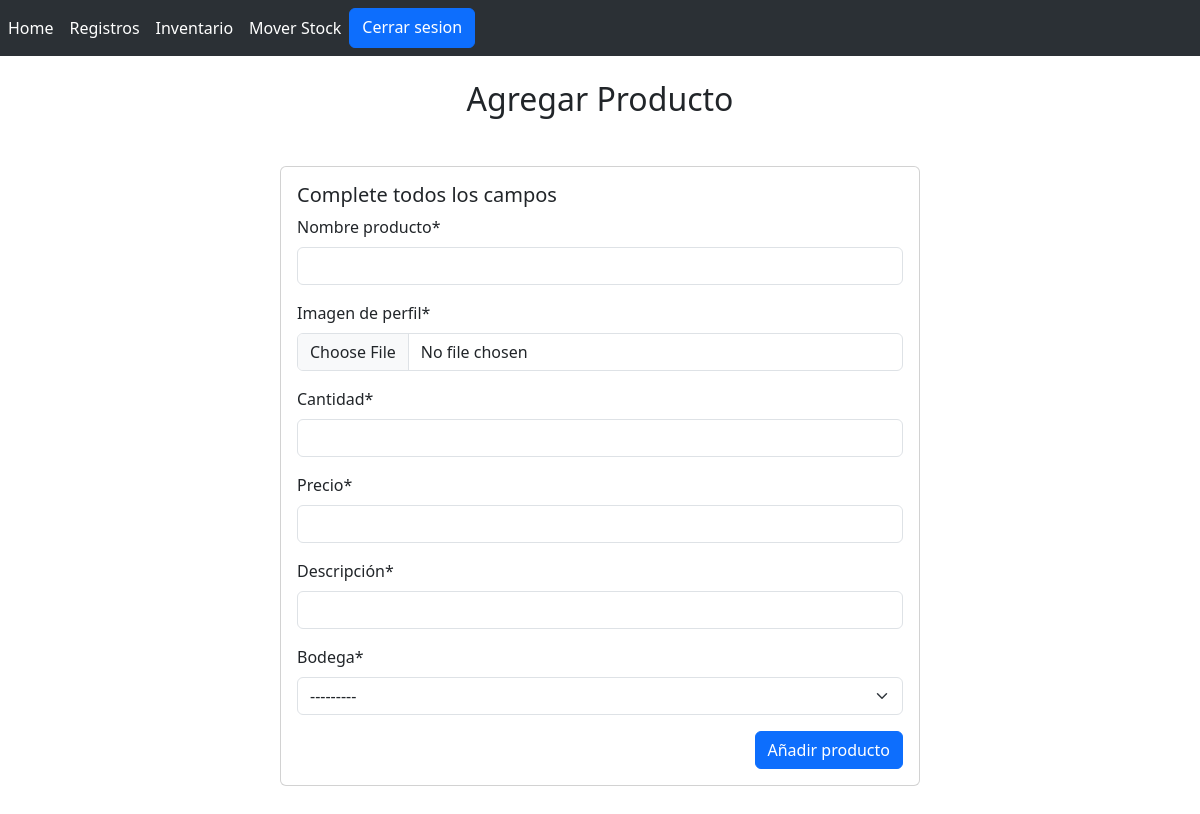
The app's page /addproduct (signed in), older data.
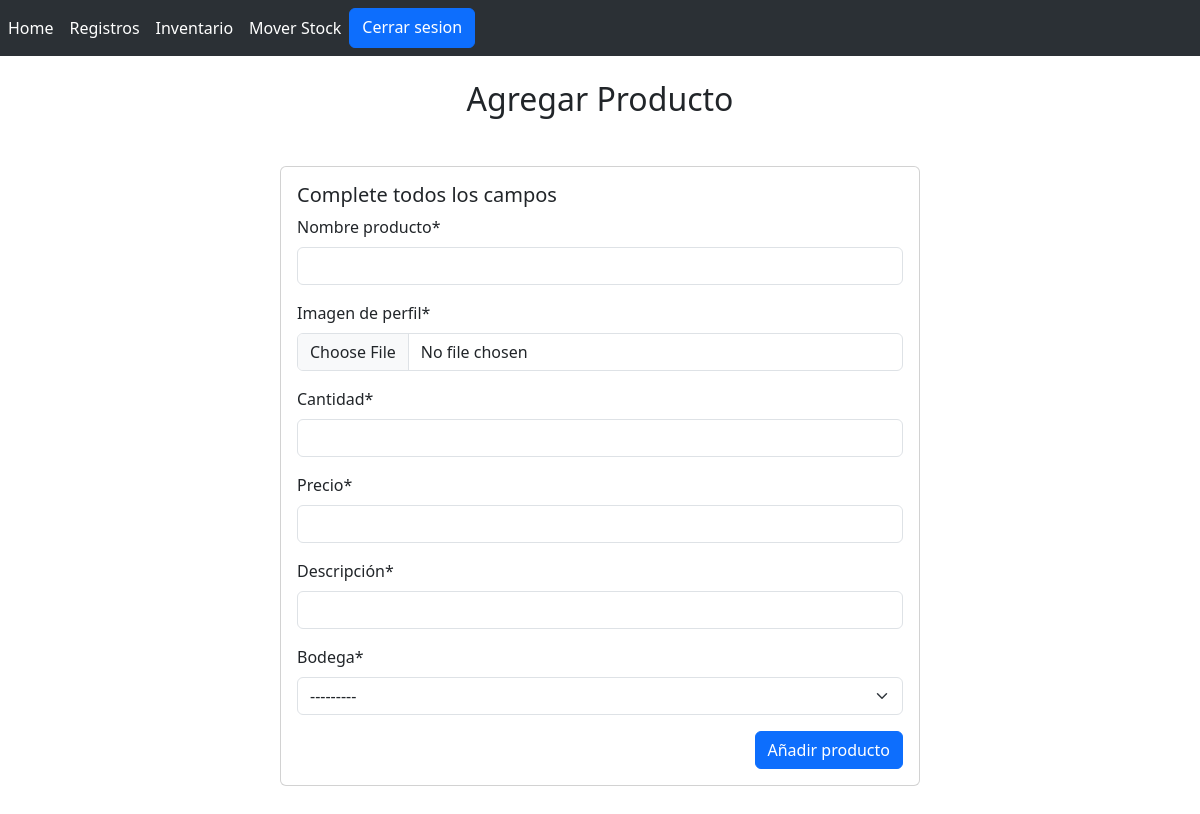
The same page, newer data.
### crud/models.py (models this page shows)
class storage(models.Model):
    storage_id=models.AutoField(primary_key=True)
    storage_address=models.CharField(max_length=50)
    storage_schedule=models.CharField(max_length=50)
    def __str__(self):
        return f'N°{self.storage_id} {self.storage_address}'

### core/views.py (the view, shortened to what this page needs)
# urls.py: path('addproduct', viewscore.addProductCreateView.as_view(), name='addproduct'),
class addProductCreateView(CreateView):
    model=product
    form_class=addproduct_form
    template_name='core/addproduct.html'
    success_url=reverse_lazy('finalconfirm')

### core/forms.py
class addproduct_form(forms.ModelForm):
    product_name=forms.CharField(required=True,label="Nombre producto")
    product_image = forms.ImageField(required=True, label="Imagen de perfil")
    product_stock = forms.IntegerField(required=True, label="Cantidad", min_value=1)
    product_price = forms.IntegerField(required=True, label="Precio", min_value=1)
    product_desc = forms.CharField(max_length=50, label="Descripción")
    storage=forms.ModelChoiceField(queryset=storage.objects.all(), label="Bodega")
    class Meta:
        model=product
        fields=['product_name','product_image','product_stock', 'product_price', 'product_desc','storage']

### core/templates/core/addproduct.html (shortened to what this page needs)
{% extends "core/base.html" %}
{% load static %}
{% block content %}
    {% load crispy_forms_tags %}
    <div class="container my-4">
        <h2 class="text-center">Agregar Producto</h2>
        <form action="" method="post"  enctype="multipart/form-data">
            <div class="card mx-auto my-5" style="width: 40rem;">
                <div class="card-body">
                    <h5 class="card-title">Complete todos los campos</h5>
                    {{ form | crispy }}
                    <button class="btn btn-primary float-end" href={% url 'finalconfirm' %} type="submit">Añadir producto</button>
                </div>
            </div>
        </form>
    </div>
{% endblock %}

Row changes from the older to the newer data that the page shows:
added storage: storage "---------"
Text that changed along with them:
form field storage: "---------" → (not shown)
